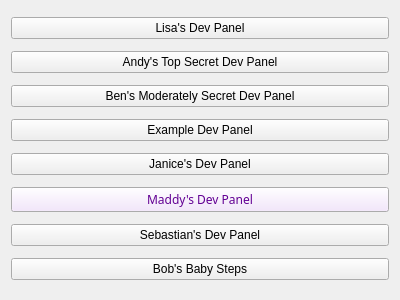
<?xml version="1.0" encoding="UTF-8"?>
<ui version="4.0">
 <class>Form</class>
 <widget class="QWidget" name="Form">
  <property name="geometry">
   <rect>
    <x>0</x>
    <y>0</y>
    <width>400</width>
    <height>300</height>
   </rect>
  </property>
  <property name="windowTitle">
   <string>Form</string>
  </property>
  <layout class="QGridLayout" name="gridLayout">
   <item row="3" column="0">
    <widget class="PyDMRelatedDisplayButton" name="devPanelExample">
     <property name="toolTip">
      <string/>
     </property>
     <property name="text">
      <string>Example Dev Panel</string>
     </property>
     <property name="filenames" stdset="0">
      <stringlist>
       <string>example/example.py</string>
      </stringlist>
     </property>
    </widget>
   </item>
   <item row="1" column="0">
    <widget class="PyDMRelatedDisplayButton" name="devPanelAndy">
     <property name="toolTip">
      <string/>
     </property>
     <property name="text">
      <string>Andy's Top Secret Dev Panel</string>
     </property>
     <property name="filenames" stdset="0">
      <stringlist>
       <string>andy/devPanelAndy.ui</string>
      </stringlist>
     </property>
    </widget>
   </item>
   <item row="2" column="0">
    <widget class="PyDMRelatedDisplayButton" name="devPanelBripman">
     <property name="toolTip">
      <string/>
     </property>
     <property name="text">
      <string>Ben's Moderately Secret Dev Panel</string>
     </property>
     <property name="filenames" stdset="0">
      <stringlist>
       <string>bripman/devPanelBripman.ui</string>
      </stringlist>
     </property>
    </widget>
   </item>
   <item row="5" column="0">
    <widget class="PyDMRelatedDisplayButton" name="PyDMRelatedDisplayButton">
     <property name="palette">
      <palette>
       <active>
        <colorrole role="Button">
         <brush brushstyle="SolidPattern">
          <color alpha="255">
           <red>240</red>
           <green>224</green>
           <blue>251</blue>
          </color>
         </brush>
        </colorrole>
        <colorrole role="ButtonText">
         <brush brushstyle="SolidPattern">
          <color alpha="255">
           <red>98</red>
           <green>0</green>
           <blue>147</blue>
          </color>
         </brush>
        </colorrole>
       </active>
       <inactive>
        <colorrole role="Button">
         <brush brushstyle="SolidPattern">
          <color alpha="255">
           <red>240</red>
           <green>224</green>
           <blue>251</blue>
          </color>
         </brush>
        </colorrole>
        <colorrole role="ButtonText">
         <brush brushstyle="SolidPattern">
          <color alpha="255">
           <red>98</red>
           <green>0</green>
           <blue>147</blue>
          </color>
         </brush>
        </colorrole>
       </inactive>
       <disabled>
        <colorrole role="Button">
         <brush brushstyle="SolidPattern">
          <color alpha="255">
           <red>240</red>
           <green>224</green>
           <blue>251</blue>
          </color>
         </brush>
        </colorrole>
        <colorrole role="ButtonText">
         <brush brushstyle="SolidPattern">
          <color alpha="255">
           <red>190</red>
           <green>190</green>
           <blue>190</blue>
          </color>
         </brush>
        </colorrole>
       </disabled>
      </palette>
     </property>
     <property name="font">
      <font>
       <family>Sans Serif</family>
      </font>
     </property>
     <property name="toolTip">
      <string/>
     </property>
     <property name="text">
      <string>Maddy's Dev Panel</string>
     </property>
     <property name="filenames" stdset="0">
      <stringlist>
       <string>Maddy/devPanelMaddy.py</string>
      </stringlist>
     </property>
    </widget>
   </item>
   <item row="4" column="0">
    <widget class="PyDMRelatedDisplayButton" name="JanicesDevPanel">
     <property name="toolTip">
      <string/>
     </property>
     <property name="text">
      <string>Janice's Dev Panel</string>
     </property>
     <property name="filenames" stdset="0">
      <stringlist>
       <string>jnelson/devPaneljnelson.ui</string>
      </stringlist>
     </property>
    </widget>
   </item>
   <item row="0" column="0">
    <widget class="PyDMRelatedDisplayButton" name="devPanelLisa">
     <property name="toolTip">
      <string/>
     </property>
     <property name="text">
      <string>Lisa's Dev Panel</string>
     </property>
     <property name="filenames" stdset="0">
      <stringlist>
       <string>lisa/devPanelLisa.ui</string>
      </stringlist>
     </property>
    </widget>
   </item>
   <item row="6" column="0">
    <widget class="PyDMRelatedDisplayButton" name="PyDMRelatedDisplayButton_2">
     <property name="toolTip">
      <string/>
     </property>
     <property name="text">
      <string>Sebastian's Dev Panel</string>
     </property>
     <property name="filenames" stdset="0">
      <stringlist>
       <string>aderhold/devPanelAderhold.ui</string>
      </stringlist>
     </property>
    </widget>
   </item>
   <item row="7" column="0">
    <widget class="PyDMRelatedDisplayButton" name="devPanelBob">
     <property name="toolTip">
      <string/>
     </property>
     <property name="text">
      <string>Bob's Baby Steps</string>
     </property>
     <property name="filenames" stdset="0">
      <stringlist>
       <string>blegg/devPanelBob.ui</string>
      </stringlist>
     </property>
    </widget>
   </item>
  </layout>
 </widget>
 <customwidgets>
  <customwidget>
   <class>PyDMRelatedDisplayButton</class>
   <extends>QPushButton</extends>
   <header>pydm.widgets.related_display_button</header>
  </customwidget>
 </customwidgets>
 <resources/>
 <connections/>
</ui>
